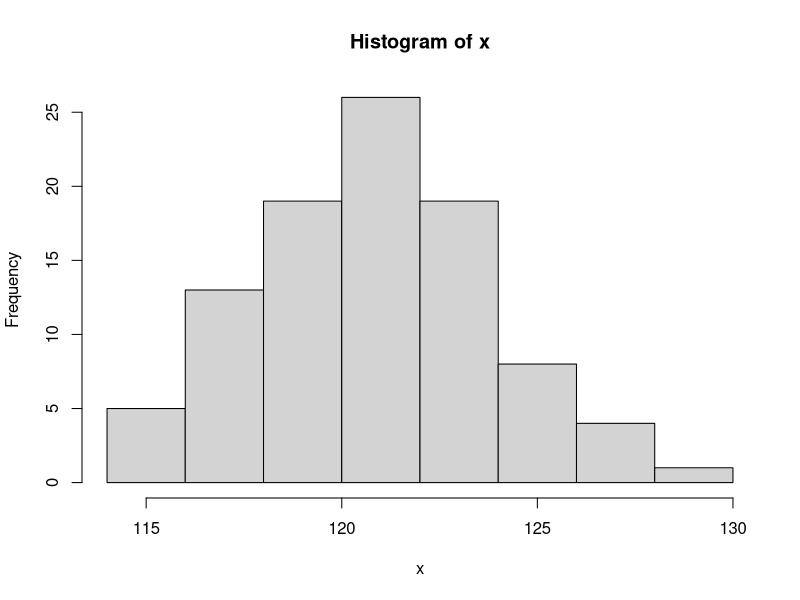
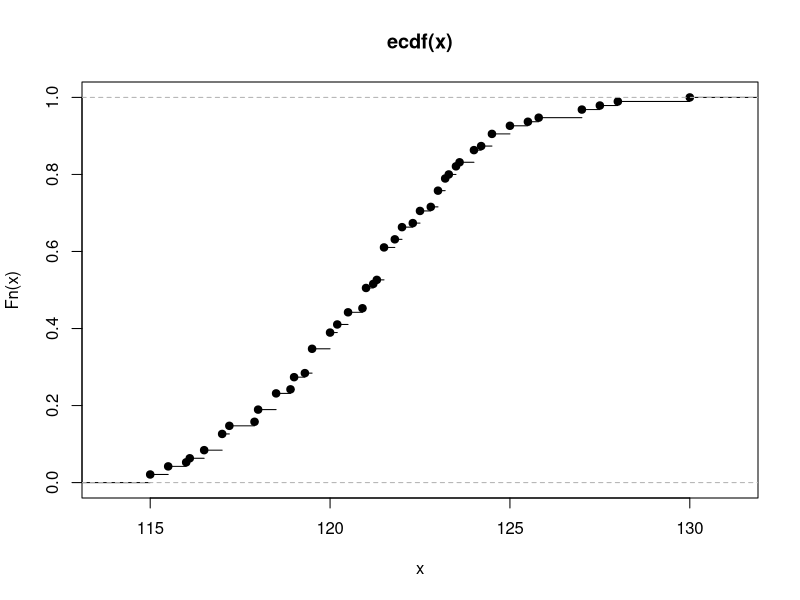

R code for these plots, in order:
dataf=read.csv(file="r1z1.csv", header = TRUE)
x=dataf$X
results=data.frame(
  p_ln=length(x),
  p_max=max(x),
  p_min=min(x),
  p_range=max(x)-min(x),
  p_mean=mean(x),
  p_disp=var(x),
  p_sto=sd(x),
  p_asim=mean((x-mean(x))^3)/(sd(x)^3),
  p_ex=mean((x-mean(x))^4)/(sd(x)^4)-3,
  p_med=median(x)
)
write.csv(results, file="results.csv")
png(file="pic1.png")
p_hs=hist(x,breaks=length(x)/10)
dev.off()
png(file="pic2.png")
p_fr=plot(ecdf(x))
dev.off()